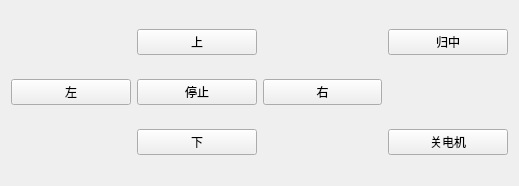
<?xml version="1.0" encoding="UTF-8"?>
<ui version="4.0">
 <class>LY_IntellectImageShangBoDialog</class>
 <widget class="QWidget" name="LY_IntellectImageShangBoDialog">
  <property name="geometry">
   <rect>
    <x>0</x>
    <y>0</y>
    <width>519</width>
    <height>186</height>
   </rect>
  </property>
  <property name="windowTitle">
   <string>LY_IntellectImageShangBoDialog</string>
  </property>
  <layout class="QGridLayout" name="gridLayout">
   <item row="0" column="1">
    <widget class="QPushButton" name="pbtnUp">
     <property name="text">
      <string>上</string>
     </property>
    </widget>
   </item>
   <item row="0" column="3">
    <widget class="QPushButton" name="pbtncentre">
     <property name="text">
      <string>归中</string>
     </property>
    </widget>
   </item>
   <item row="1" column="0">
    <widget class="QPushButton" name="pbtnLeft">
     <property name="text">
      <string>左</string>
     </property>
    </widget>
   </item>
   <item row="1" column="1">
    <widget class="QPushButton" name="pbtnstop">
     <property name="text">
      <string>停止</string>
     </property>
    </widget>
   </item>
   <item row="1" column="2">
    <widget class="QPushButton" name="pbtnRet">
     <property name="text">
      <string>右</string>
     </property>
    </widget>
   </item>
   <item row="2" column="1">
    <widget class="QPushButton" name="pbtndown">
     <property name="text">
      <string>下</string>
     </property>
    </widget>
   </item>
   <item row="2" column="3">
    <widget class="QPushButton" name="pbtnoffdyname">
     <property name="text">
      <string>关电机</string>
     </property>
    </widget>
   </item>
  </layout>
 </widget>
 <layoutdefault spacing="6" margin="11"/>
 <resources/>
 <connections/>
</ui>
